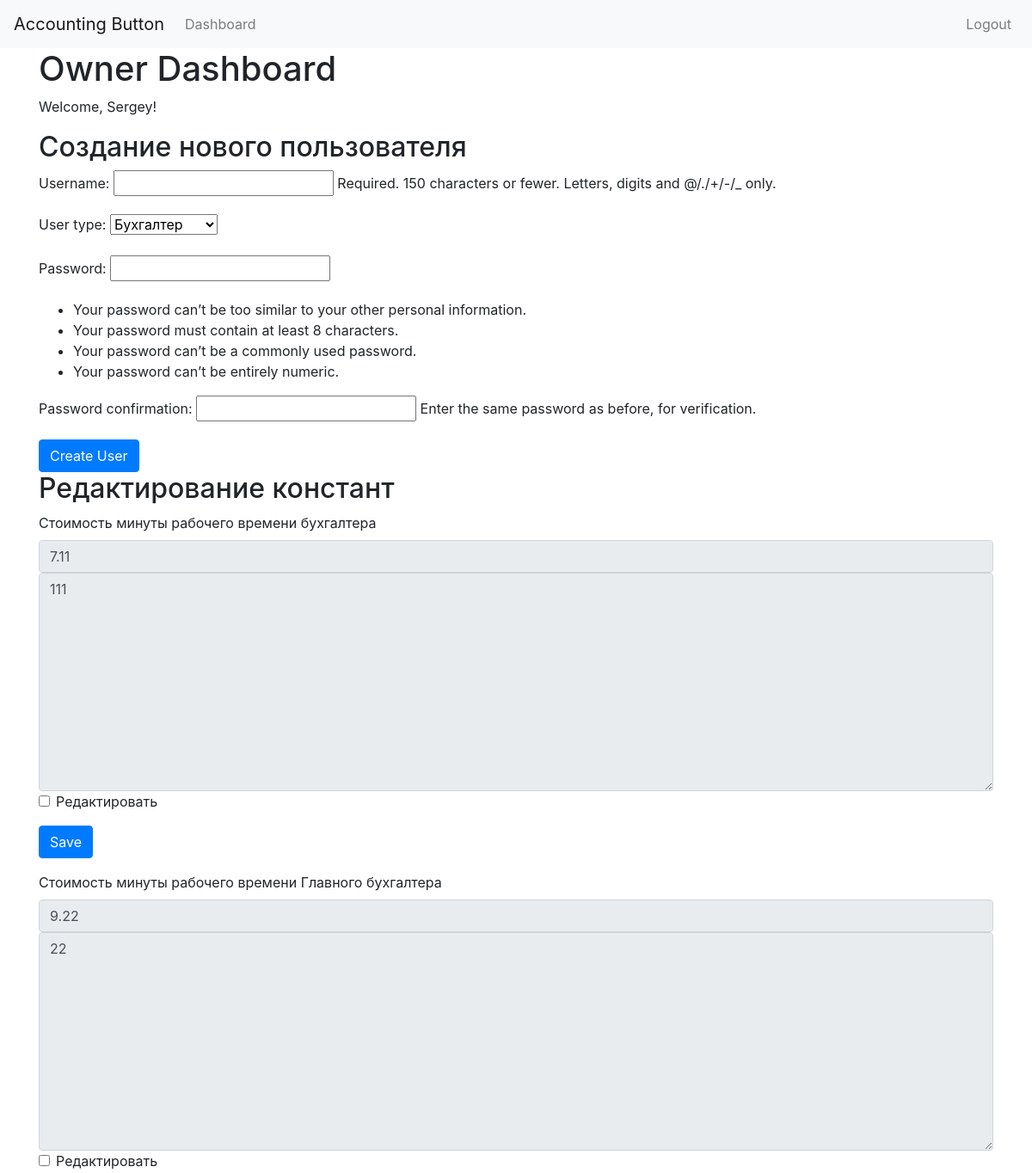
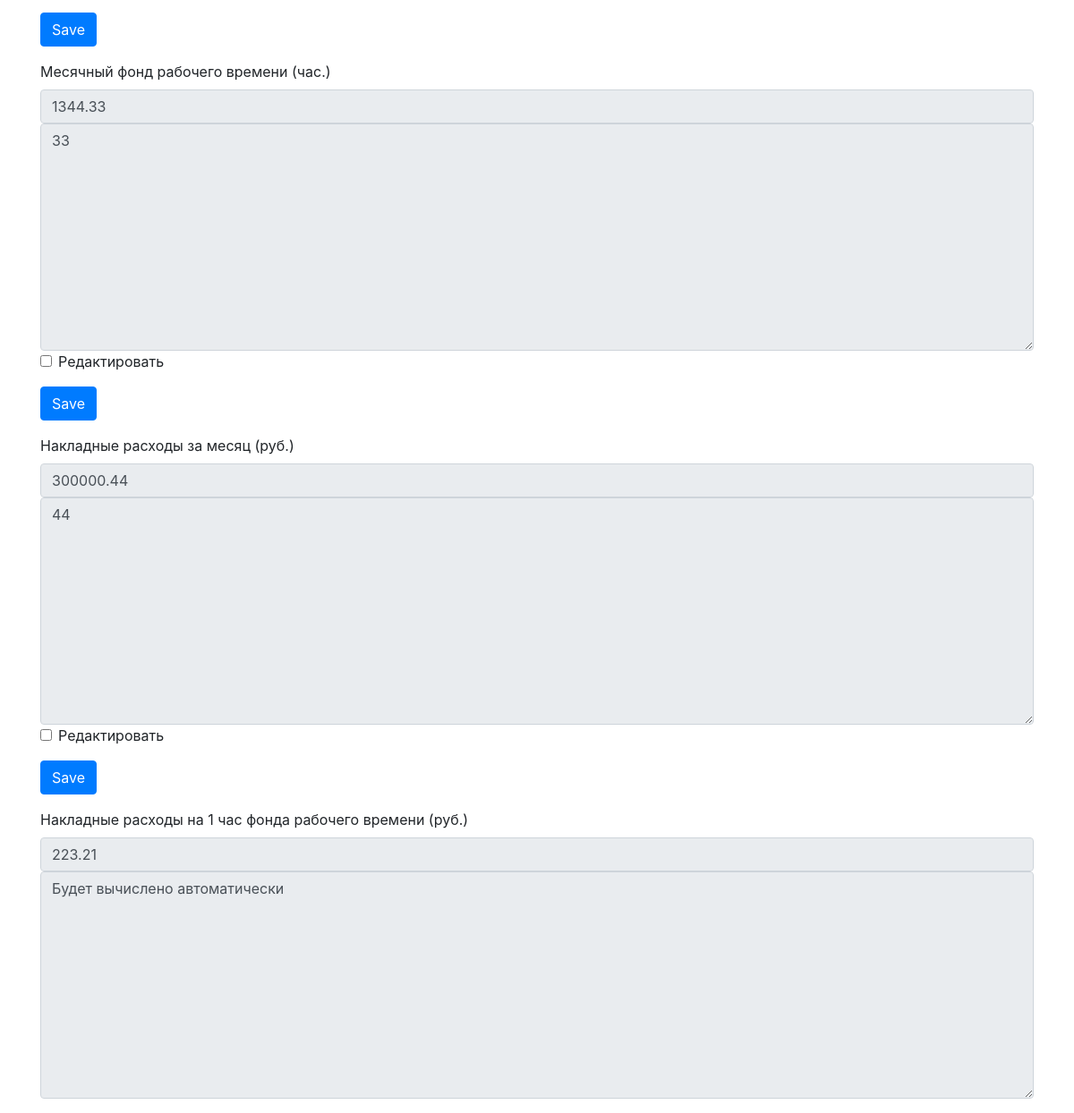
/owner/ (signed in), run on the app's committed database (2 pictures, top to bottom).
### Accounting_button/models.py (models this page shows, shortened)
class CustomUser(AbstractUser):
    USER_TYPES = (
        ('accountant', 'Бухгалтер'),
        ('director', 'Директор'),
        ('owner', 'Собственник'),
    )
    user_type = models.CharField(max_length=10, choices=USER_TYPES, default='accountant')

class Constant(models.Model):
    name = models.CharField(max_length=150, unique=True)  # Наименование
    value = models.DecimalField(max_digits=10, decimal_places=2)  # Значение
    comment = models.TextField(blank=True)  # Комментарий

### Accounting_button/views.py (the view)
# urls.py: path('owner/', views.owner_dashboard, name='owner_dashboard'),
@login_required
def owner_dashboard(request):
    if request.method == 'POST' and 'create_user' in request.POST:
        form_user = CustomUserCreationForm(request.POST)
        if form_user.is_valid():
            form_user.save()
            return redirect('owner_dashboard')
    else:
        form_user = CustomUserCreationForm()
    if request.method == 'POST' and 'constant_id' in request.POST:
        constant_id = request.POST.get('constant_id')
        constant = Constant.objects.get(id=constant_id)
        form_constant = ConstantForm(request.POST, instance=constant)
        if form_constant.is_valid():
            form_constant.save()
            return redirect('owner_dashboard')
    else:
        constants = Constant.objects.all()
        constants_forms = [(constant, ConstantForm(instance=constant)) for constant in constants]
    return render(request, 'Accounting_button/owner_dashboard.html', {
        'form_user': form_user,
        'constants_forms': constants_forms,
        'user': request.user,
    })

### Accounting_button/forms.py
class CustomUserCreationForm(UserCreationForm):
    class Meta:
        model = CustomUser
        fields = ('username', 'user_type', 'password1', 'password2')

### Accounting_button/templates/Accounting_button/owner_dashboard.html (shortened to what this page needs)
{% extends "Accounting_button/base.html" %}
{% load static %}
{% block content %}
<h1>Owner Dashboard</h1>
<p>Welcome, {{ user.username }}!</p>
<h2>Создание нового пользователя</h2>
<form method="post">
    {{ form_user.as_p }}
    <button type="submit" name="create_user" class="btn btn-primary">Create User</button>
</form>
<h2>Редактирование констант</h2>
{% for constant, form_constant in constants_forms %}
    <form method="post" class="mb-3">
        <div class="form-group">
            <label>{{ constant.name }}</label>
            {{ form_constant.value }}
            {{ form_constant.comment }}
            {% if not forloop.last %}
            <div class="form-check">
                <input type="checkbox" class="form-check-input" id="edit_mode_{{ constant.id }}" onchange="toggleEditMode({{ constant.id }})">
                <label class="form-check-label" for="edit_mode_{{ constant.id }}">Редактировать</label>
            </div>
            {% endif %}
        </div>
        {% if constant.name != "Накладные расходы на 1 час фонда рабочего времени (руб.)" %}
        <button type="submit" class="btn btn-primary">Save</button>
        {% endif %}
    </form>
{% endfor %}
{% endblock %}

### data on the page
CustomUser: username "Sergey"
Constant: name "Стоимость минуты рабочего времени бухгалтера", value "7.11", comment "111", shows "Save"
Constant: name "Стоимость минуты рабочего времени Главного бухгалтера", value "9.22", comment "22", shows "Save"
Constant: name "Месячный фонд рабочего времени (час.)", value "1344.33", comment "33", shows "Save"
Constant: name "Накладные расходы за месяц (руб.)", value "300000.44", comment "44", shows "Save"
Constant: name "Накладные расходы на 1 час фонда рабочего времени (руб.)", value "223.21", comment "Будет вычислено автоматически"
